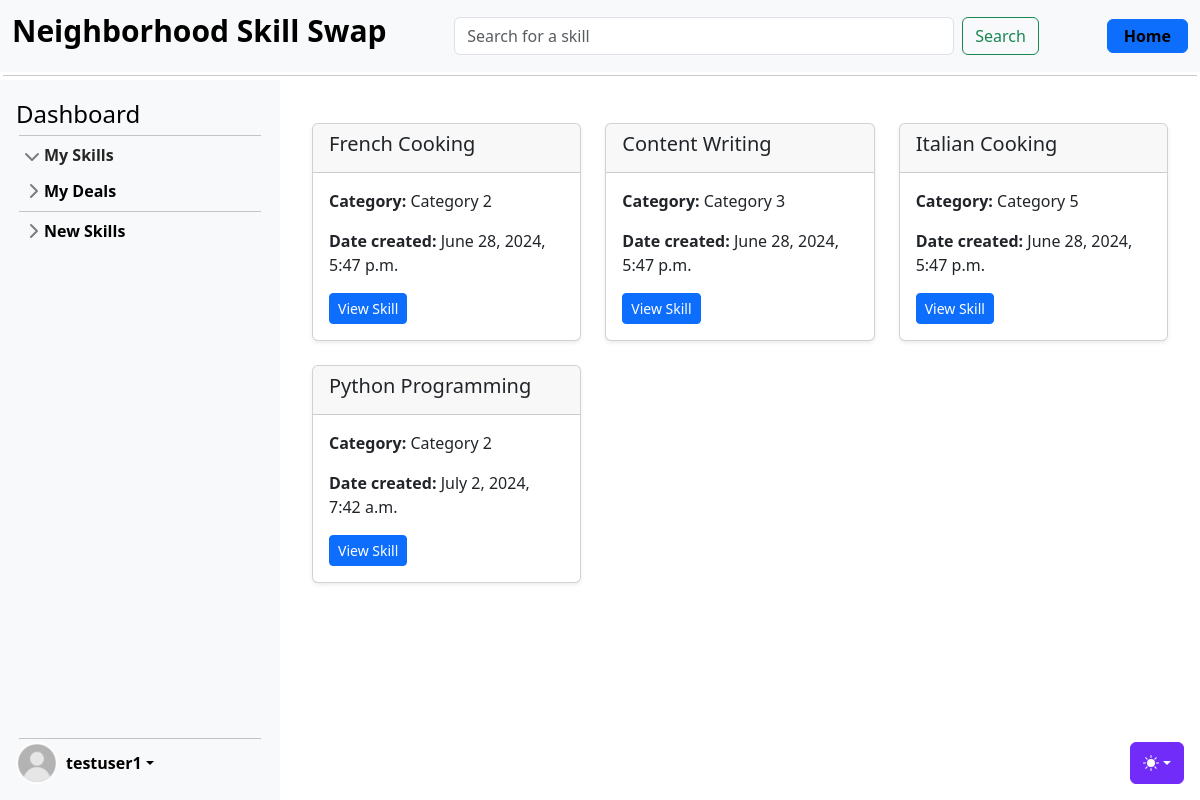
Page /skills/wanted (signed in) on the earlier database version.
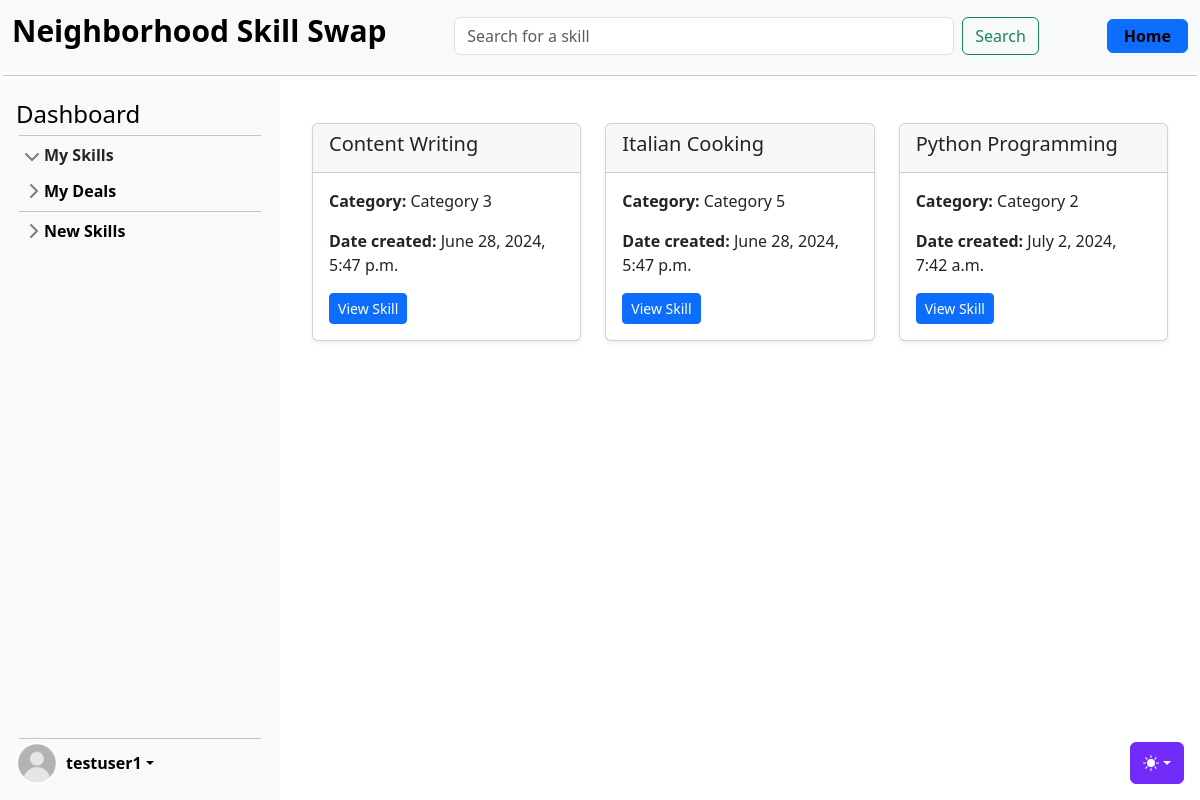
Same page on the later database version.
### skills/models.py (models this page shows, shortened)
class Skill(models.Model):
    name = models.CharField(max_length=100, blank=False)
    level = models.CharField(max_length=20, blank=False)
    description = models.TextField()
    owner = models.ForeignKey(settings.AUTH_USER_MODEL, on_delete=models.CASCADE)
    category = models.ForeignKey(Category, on_delete=models.CASCADE)
    date = models.DateTimeField(auto_now_add=True)
    skill_type = models.CharField(max_length=20, blank=False)
    rating = models.FloatField(default=5.0)

class Category(models.Model):
    name = models.CharField(max_length=100, unique=True, blank=False)
    def __str__(self):
        return self.name

### skills/views_skills.py (the view)
# urls.py: path("", SkillListView.as_view(), name="skill_list"),
class SkillListView(LoginRequiredMixin, ListView):
    model = Skill
    template_name = "skills/skill_list.html"
    form_class = SkillSearchForm
    context_object_name = "skills"
    def dispatch(self, request: HttpRequest, *args: str, **kwargs: str) -> HttpResponse:
        self.request_path = request.path
        self.skill_type = kwargs.get("skill_type", None)
        self.category = kwargs.get("category", None)
        return super().dispatch(request, *args, **kwargs)
    def get_queryset(self) -> Skill:
        skillset_all_other_users = Skill.objects.exclude(owner=self.request.user)
        skillset_user = Skill.objects.filter(owner=self.request.user)
        skillset_all = Skill.objects.all()
        search_term = self.request.GET.get("search_term")
        if self.request_path == "/skills/search/":
            if search_term:
                skillset = skillset_all_other_users.filter(
                    Q(name__icontains=search_term)
                    | Q(description__icontains=search_term)
                )
            else:
                skillset = Skill.objects.none()
        elif self.request_path.startswith("/skills/categories/") and self.category:
            skillset = skillset_all_other_users.filter(
                category__name__iexact=self.category
            )
        elif self.request_path == "/skills/wanted":
            skillset = skillset_user.filter(skill_type="wanted")
        elif self.request_path == "/skills/offered":
            skillset = skillset_user.filter(skill_type="offered")
        elif self.request_path == "/skills/all":
            skillset = skillset_all
        else:
            pass
        return skillset
    def get_context_data(self, **kwargs: str) -> dict[str, str]:
        context = super().get_context_data(**kwargs)
        context["form"] = SkillSearchForm(self.request.GET or None)
        search_term = self.request.GET.get("search_term")
        print(f"search term in get_context_data: {search_term}")
        if (
            self.request_path == "/skills/search/"
            and search_term
            and not context["skills"]
        ):
            context["no_results"] = "No skills matched your search criteria."
        return context

### skills/forms.py
class SkillSearchForm(forms.Form):
    search_term = forms.CharField(max_length=100, required=False, label="Search")

### templates/skills/skill_list.html (shortened to what this page needs)
{% extends 'base.html' %}
{% block content %}
<div class="container mt-4">
    <div class="row">
        {% for skill in skills %}
        <div class="col-md-4 mb-4">
            <div class="card h-100 shadow-sm">
                <div class="card-header">
                    <h5 class="card-title">{{ skill.name }}</h5>
                </div>
                <div class="card-body">
                    <p class="card-text"><strong>Category:</strong> {{ skill.category }}</p>
                    <p class="card-text"><strong>Date created:</strong> {{ skill.date }}</p>
                    <a href="{% url 'skill_detail' skill.pk %}" class="btn btn-primary btn-sm">View Skill</a>
                </div>
            </div>
        </div>
        {% endfor %}
    </div>
</div>
{% endblock %}

Differences in the rows shown:
removed Skill: name "French Cooking", category "Category 2", date "June 28, 2024, 5:47 p.m."
